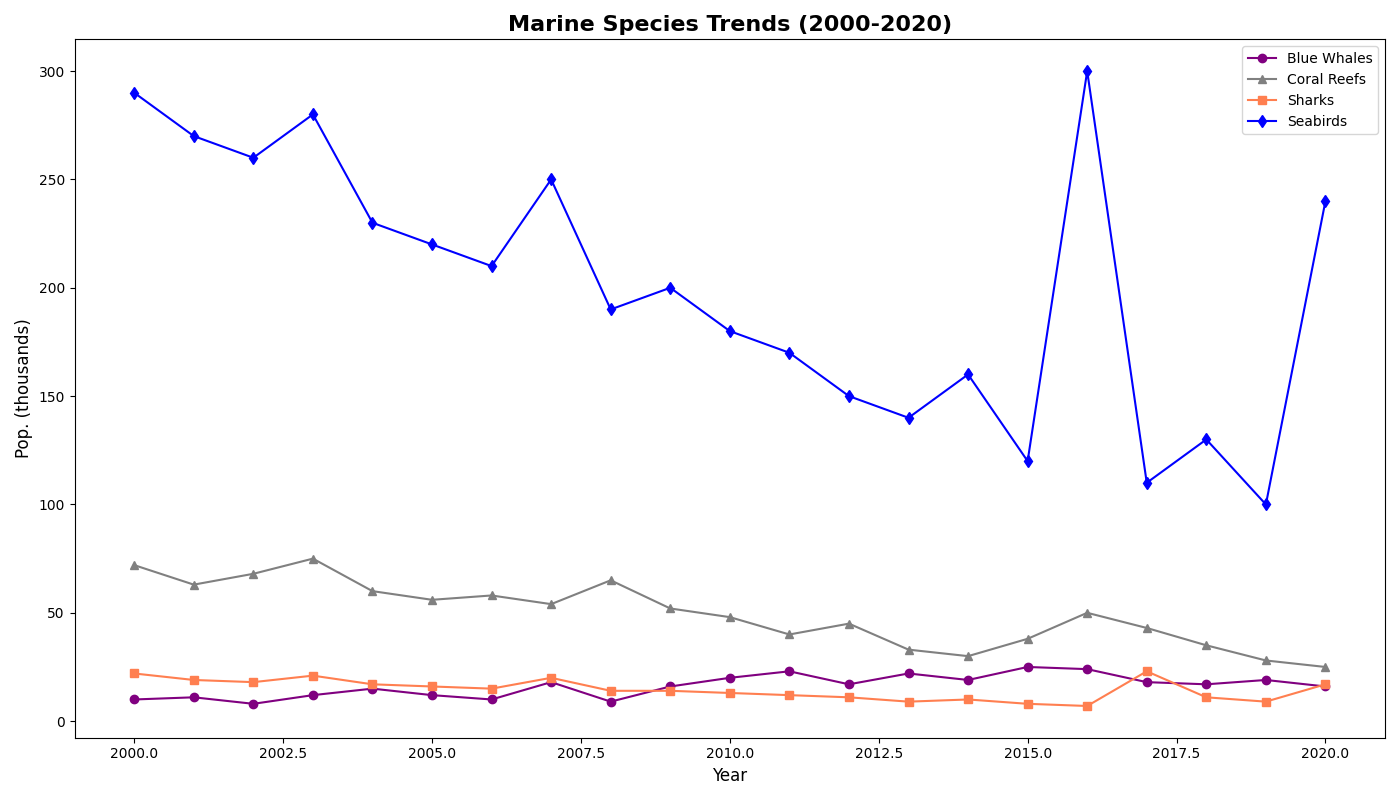

Write Python code to recreate this figure.
import matplotlib.pyplot as plt
import numpy as np

years = np.arange(2000, 2021)

# Population (in thousands) - manually shuffled within the same data groups
blue_whales = [10, 11, 8, 12, 15, 12, 10, 18, 9, 16, 20, 23, 17, 22, 19, 25, 24, 18, 17, 19, 16]
coral_reefs = [72, 63, 68, 75, 60, 56, 58, 54, 65, 52, 48, 40, 45, 33, 30, 38, 50, 43, 35, 28, 25]
great_white_sharks = [22, 19, 18, 21, 17, 16, 15, 20, 14, 14, 13, 12, 11, 9, 10, 8, 7, 23, 11, 9, 17]
seabirds = [290, 270, 260, 280, 230, 220, 210, 250, 190, 200, 180, 170, 150, 140, 160, 120, 300, 110, 130, 100, 240]

fig, ax = plt.subplots(figsize=(14, 8))

ax.plot(years, blue_whales, marker='o', linestyle='-', color='purple', label='Blue Whales')
ax.plot(years, coral_reefs, marker='^', linestyle='-', color='gray', label='Coral Reefs')
ax.plot(years, great_white_sharks, marker='s', linestyle='-', color='coral', label='Sharks')
ax.plot(years, seabirds, marker='d', linestyle='-', color='blue', label='Seabirds')

ax.set_title('Marine Species Trends (2000-2020)', fontsize=16, fontweight='bold')
ax.set_xlabel('Year', fontsize=12)
ax.set_ylabel('Pop. (thousands)', fontsize=12)
ax.legend()

plt.tight_layout()
plt.show()
